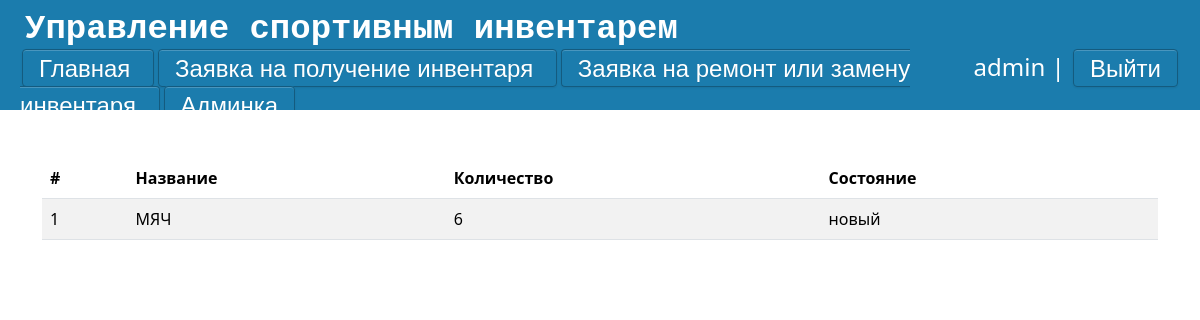
The app's page / (signed in) with its own data.
### main/models.py (models this page shows, shortened)
class Goods(models.Model):
    CONDITION_CHOICES = [
        ('новый', 'новый'),
        ('использованный', 'использованный'),
        ('сломанный', 'сломанный'),
    ]
    goods = models.CharField('Название', max_length=30)
    count = models.IntegerField('Количество')
    rented_count = models.IntegerField('Взято', default=0)
    condition = models.CharField('Состояние', max_length=20, choices=CONDITION_CHOICES)
    description = models.TextField('Описание', blank=True, null=True)
    created_at = models.DateTimeField('Добавлено', default=timezone.now)
    updated_at = models.DateTimeField('Обновлено', auto_now=True)
    class Meta:
        verbose_name = "Инвентарь"
        verbose_name_plural = "Инвентарь"
    def available_count(self):
        return self.count - self.rented_count

### main/views.py (the view)
# urls.py: path('', views.page, name="main"),
def page(request):
    Items = list(Goods.objects.all())
    for el in Items:
        el.count=Goods.available_count(self=el)
    return render(request, 'main/index.html' , {'Items': Items})

### main/templates/main/index.html (shortened to what this page needs)
{% extends 'main/layout.html' %}
{% block script %}
    <link rel="stylesheet" href="https://cdn.jsdelivr.net/npm/flatpickr/dist/flatpickr.min.css">
{% endblock %}
{% block content %}
    {% if request.user.is_authenticated %}
                <div class="container mt-5">
                    <table  class="table table-striped">
                      <thead>
                        <tr>
                            <th>#</th>
                            <th>Название</th>
                            <th>Количество</th>
                            <th>Состояние</th>
                        </tr>
                      </thead>
                      <tbody>
                      {% for el in Items %}
                        <tr>
                            <td> {{ forloop.counter }}</td>
                            <td> {{el.goods}}</td>
                            <td> {{el.count}}</td>
                            <td> {{el.condition}}</td>
                        </tr>
                        {% endfor %}
                    </table>
                </div>
    {% else %}
        <p class = 'enter_or_reg'>Войдите или зарегистрируйтесь</p>
    {% endif %}
{% endblock %}

### main/templates/main/layout.html (shortened to what this page needs)
{% load static %}
<!DOCTYPE html>
<html lang="ru">
<head>
    <link rel="stylesheet" href="https://cdn.jsdelivr.net/npm/bootstrap@5.3.2/dist/css/bootstrap.min.css">
    <link rel="stylesheet" href="{% static 'main/css/css.css' %}">
    <link rel="stylesheet" href="{% static 'main/css/buttons.css' %}">
    {% block script %}
    {% endblock script%}
</head>
<body>
    <div class = "back">
        <div class = 'top'>
                <div class="logo2"><samp>Управление спортивным инвентарем</samp></div>
                <div class = 'lower'>
                    <div class="left-shortcuts">
                        <a href="{% url 'main' %}" class = 'btn3'> Главная </a>
                        <a href="{% url 'application-get' %}" class = 'btn3'> Заявка на получение инвентаря </a>
                        <a href="{% url 'application-repair' %}" class = 'btn3'> Заявка на ремонт или замену инвентаря </a>
                        {% if request.user.is_superuser %}
                        <a href="{% url 'console' %}" class = 'btn3'> Админка </a>
                        {% endif %}
                    </div>
                    <div class="right-shortcuts">
                        {% if request.user.is_authenticated %}
                            <li class="last"> {{user.username}} | <a href="{% url 'logout' %}" class="btn3">Выйти</a></li>
                        {% else %}
                            <li class="last"><a href="register" class="btn3"> Регистрация</a>  <a href="login" class="btn3"> Войти </a></li>
                        {% endif %}
                    </div>
                </div>
        </div>
        {% block content  %}
        {% endblock %}
    </div>
</body>
</html>

### main/static/main/css/css.css (style rules this page uses)
body { height: 100vh; width: 100vw; }
.top { display: grid; place-items: left; background: #1B7CAD; width: 100%; height: 110px; overflow: auto; }
.lower { display: grid; grid-template-columns: 80% 20%; padding: 10px width: 100%; padding-left: 20px; padding-right: 20px; font-size: 24px; margin-top: -6px; }
.back { height: 100%; width: 100%; overflow: hidden; }
.logo2 { font-size: 34px; margin-left: 25px; font-weight: bold; color: #fff; }
.last { float:right; color: #fff; }
li { list-style-type: none; }

### main/static/main/css/buttons.css (style rules this page uses)
a.btn3 { border-radius: 4px; -webkit-box-shadow: inset 0 1px 0 rgba(255, 255, 255, 0.2), 0 1px 2px rgba(0, 0, 0, 0.08); -moz-box-shadow: inset 0 1px 0 rgba(255, 255, 255, 0.2), 0 1px 2px rgba(0, 0, 0, 0.08); box-shadow: inset 0 1px 0 rgba(255, 255, 255, 0.2), 0 1px 2px rgba(0, 0, 0, 0.08); color: #fff; width: auto; text-align: center; font-family: Arial, Helvetica, sans-serif; padding: 4.5px 16px; margin: 20px 2px; text-decoration: none; text-shadow: 0 1px 1px rgba(0, 0, 0, 0.075); -webkit-transition: background-color 0.1s linear; -moz-transition: background-color 0.1s linear; -o-transition: background-color 0.1s linear; transition: background-color 0.1s linear; background-color: rgb( 27, 124, 173 ); border: 1px solid rgb( 20, 91, 127 ); }

### records on screen
Goods: goods "МЯЧ", count "6", condition "новый"

### other values on screen
{{ user.username }} "admin"
